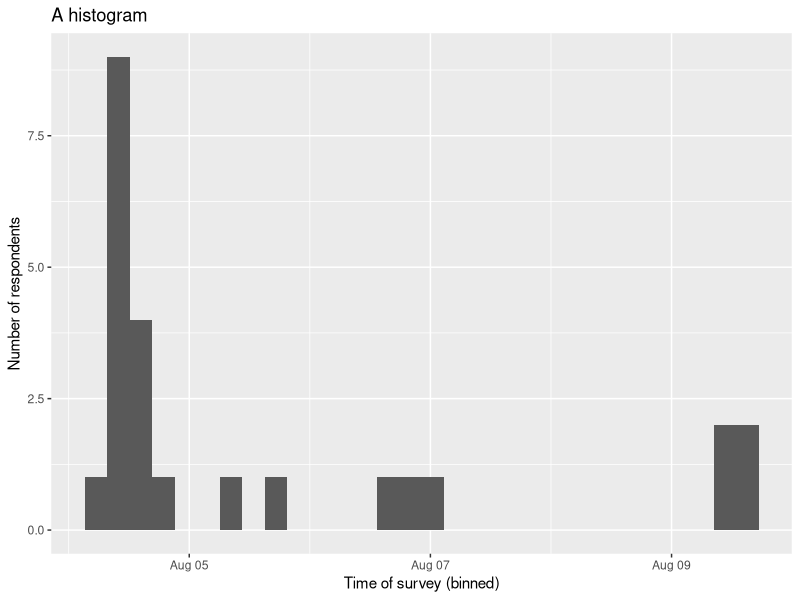
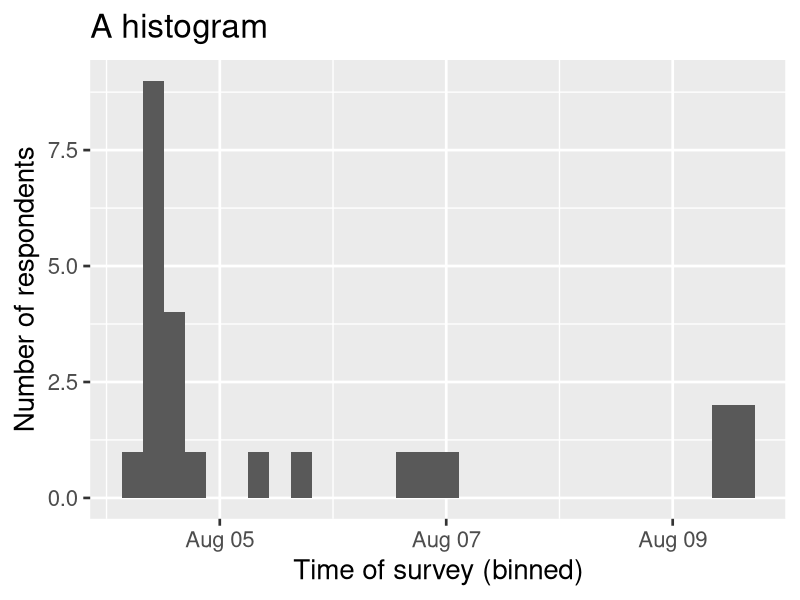
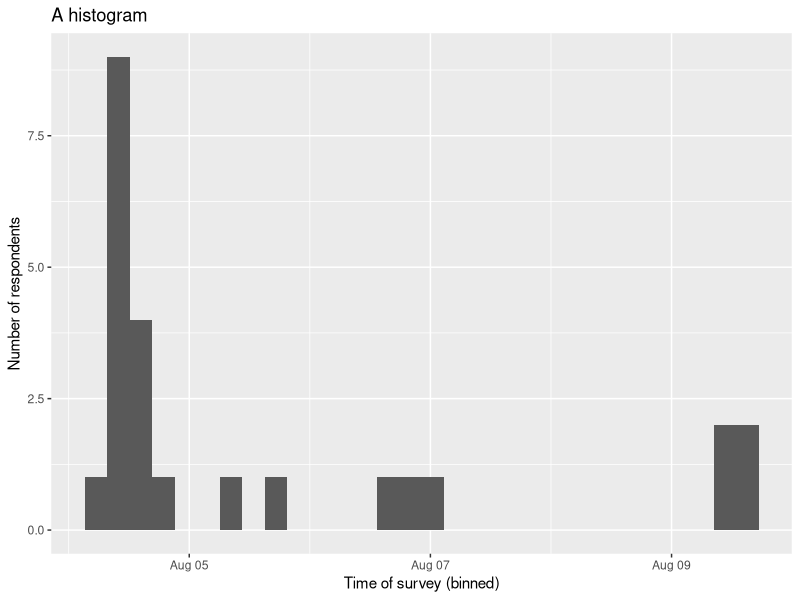
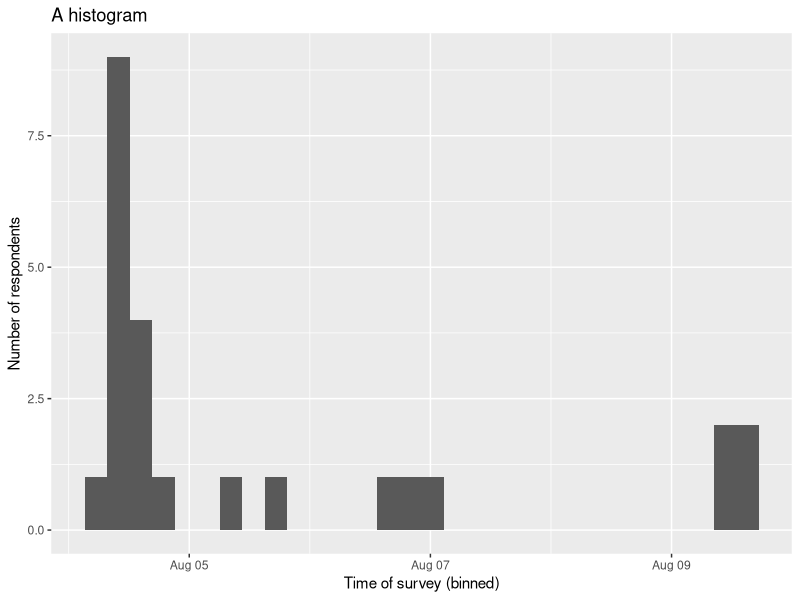
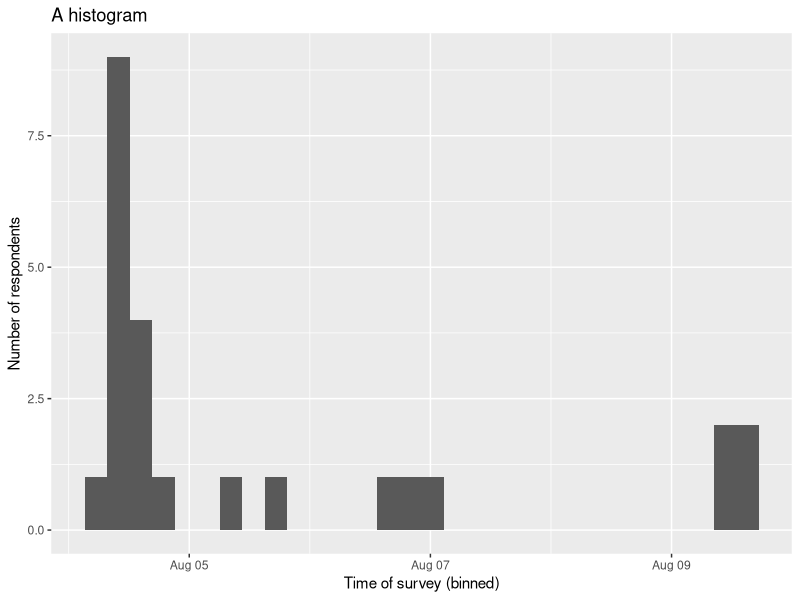
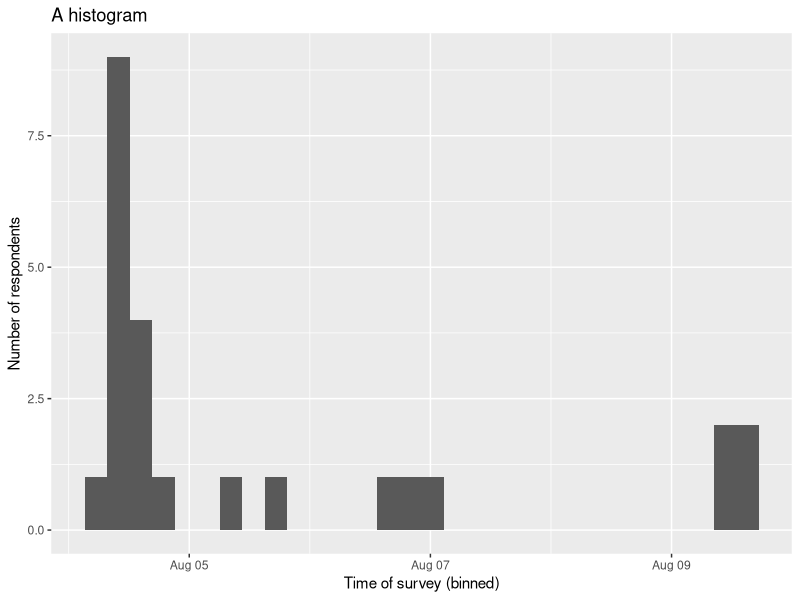
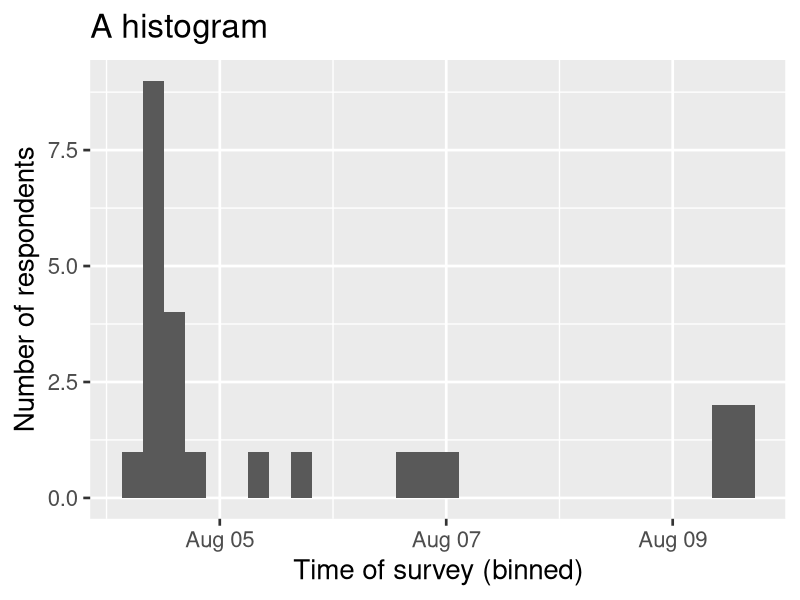

Write the R code that produced these figures, in order.
## ---- chunk 1

# Load required libraries

library(tidyverse)

## ---- chunk 2

survey <- read_csv("Survey for Visualization in R.csv", 
                   col_types = cols(Timestamp = col_datetime(format="%D %R")))

names(survey) <- c("Timestamp","Exp.R","Exp.RStudio","Exp.Tidyverse","Exp.ggplot2","Exp.RShiny","VisR","GraphicDesign","Both","R.Freq")

## ---- chunk 3

ggplot(survey) +
  geom_histogram(aes(Timestamp)) +
  labs(title="A histogram",
       x="Time of survey (binned)",
       y="Number of respondents")

# On my machine, this creates a file 2100 pixels wide and 2100 tall; YMMV
ggsave("simple_save.png")

# Weird aspect ration; try setting width and height
# This uses a default unit of inches and a default dpi of 300
ggsave("ratio_save.png", width=3, height=2)

# That's pretty small; let's make it big enough to fit across a letter page
ggsave("ratio_save2.png", width=6.5, height=4.25)

# What if we need a big version for a poster?
ggsave("big_save.png", width=12, height=9)

# But the text is now way too small!

# This will look very strange in RStudio, but be patient!
ggplot(survey) +
  geom_histogram(aes(Timestamp)) +
  labs(title="A histogram",
       x="Time of survey (binned)",
       y="Number of respondents") +
  theme_grey(base_size=20)

# This has a nice high resolution, and the text is a more reasonable size
ggsave("big_base.png", width=12, height=9)

